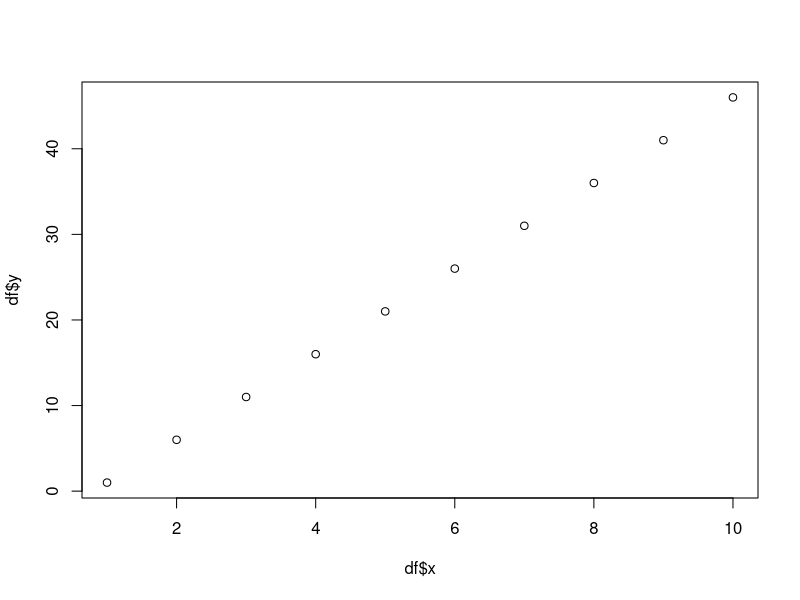
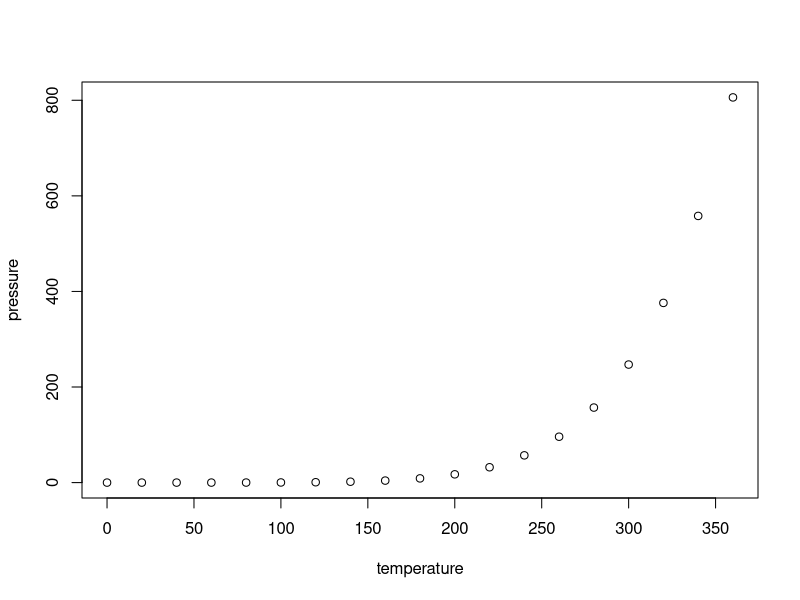

Generate these figures, in order, with R:
## ---- chunk 1
knitr::opts_chunk$set(echo = TRUE)
library(tidyverse)
library(ggplot2)
## ---- chunk 2
x <- seq(1, 10, 1)
y <- seq(1, 50, 5)

df <- as.data.frame(cbind(x, y))

plot(df$x, df$y)
## ---- chunk 3
plot(pressure)
